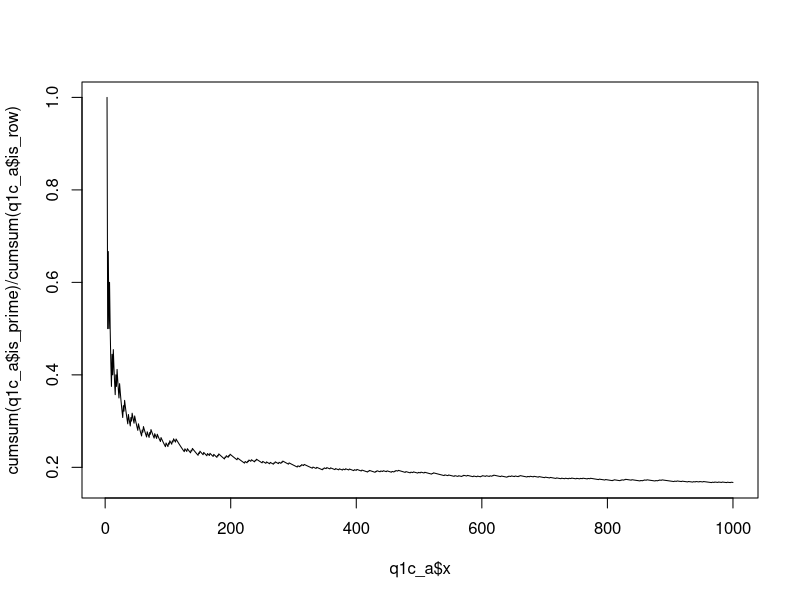
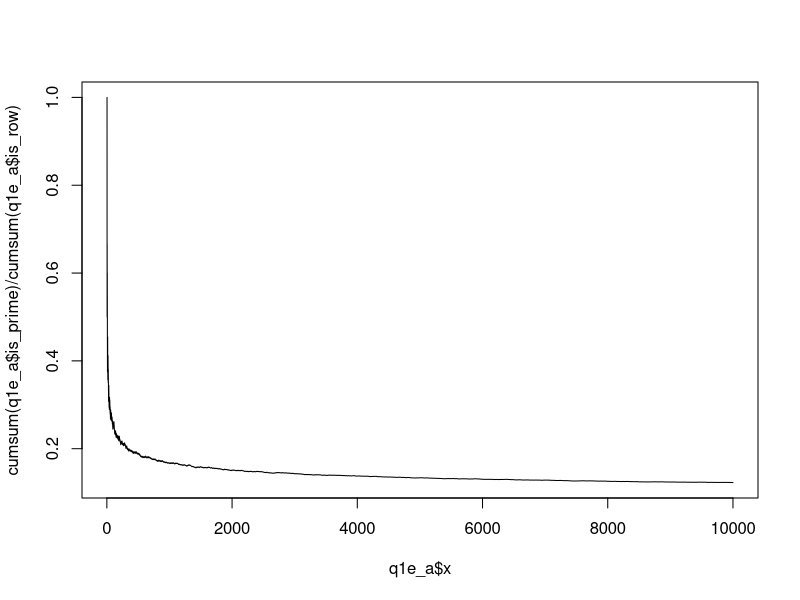
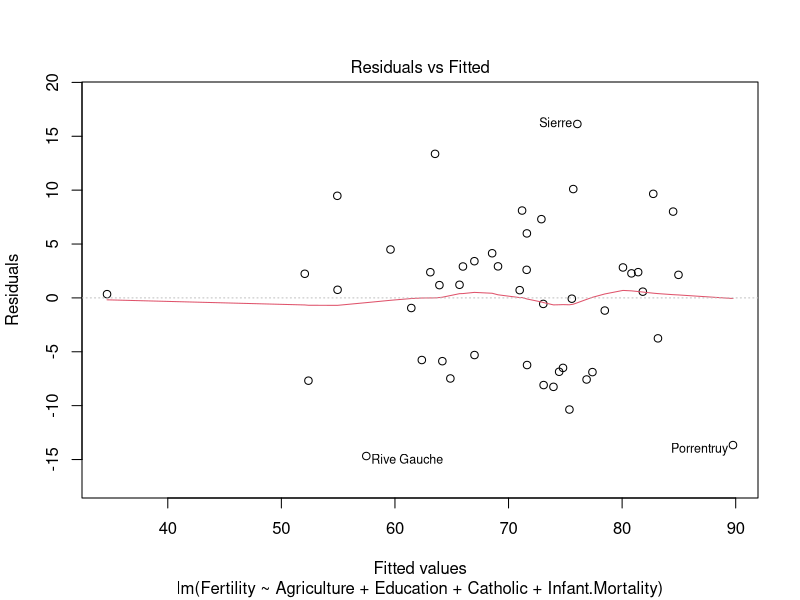
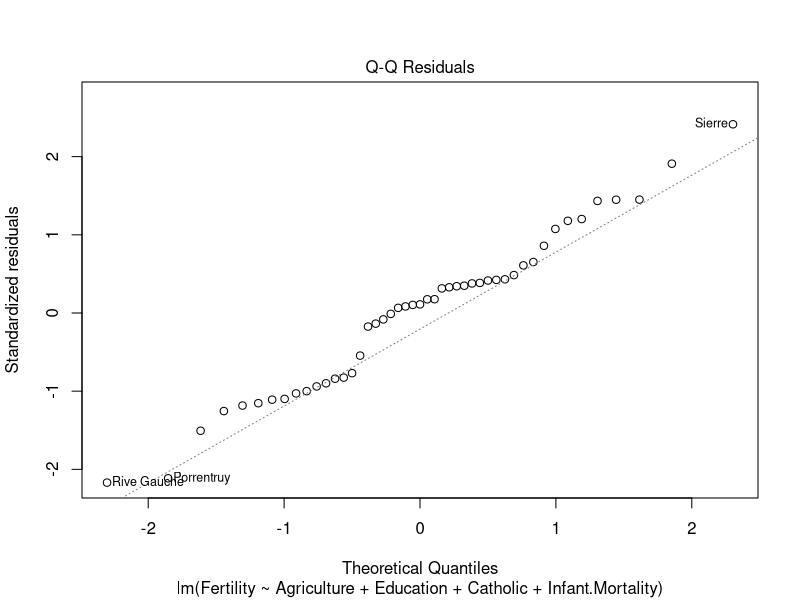
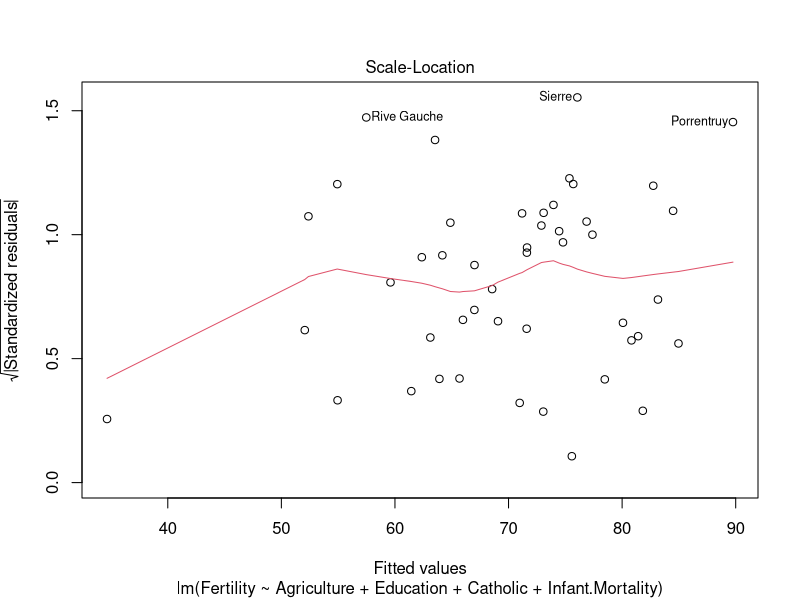
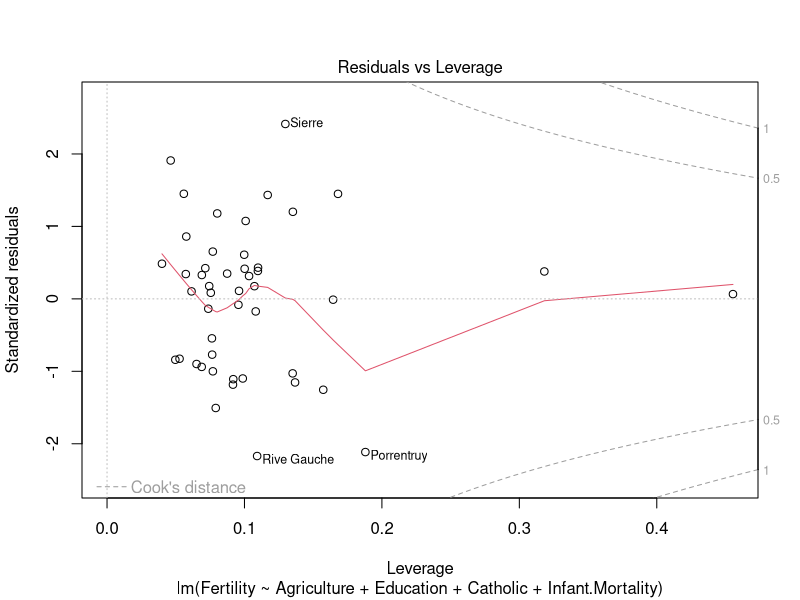
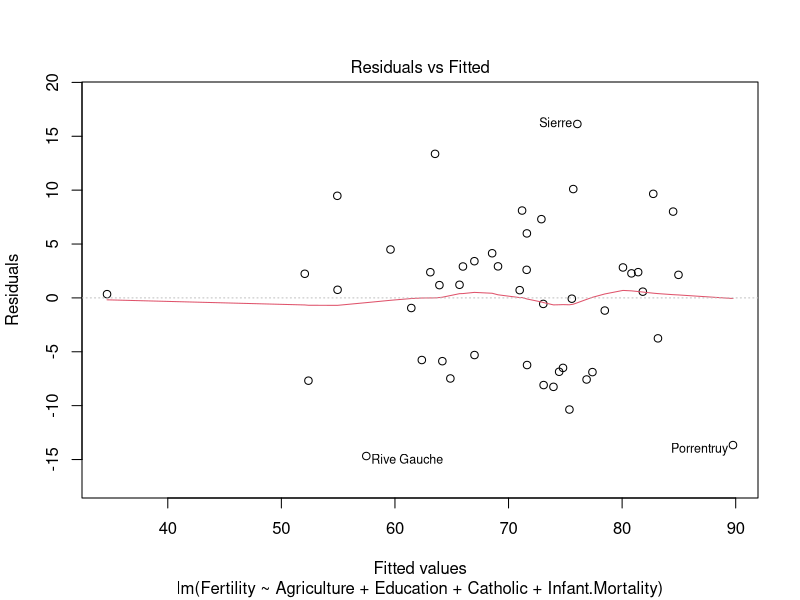
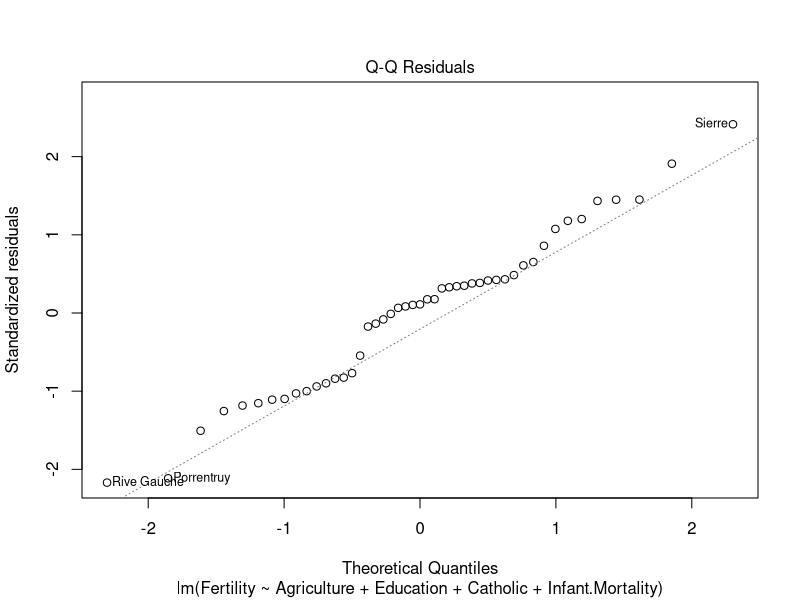

Write the R code that produced these figures, in order. (Note: this script raises an error after producing the figures.)
library (dplyr)

## 1

### a) 

is_prime = Vectorize(function(n) {
    sqrt_n = sqrt(n)
    if (any(n %% (1:floor(sqrt_n))[-1] == 0)) { return (FALSE) }
    return (TRUE)
}
)

### b)
is_prime(101)
is_prime(153)

### c)
q1c = 3:1000
q1c_a = as.data.frame(cbind(x = q1c, is_prime = is_prime(q1c), is_row = 1))

is_prime(523)
is_prime(731)

### d)
plot(q1c_a$x, cumsum(q1c_a$is_prime) / cumsum(q1c_a$is_row), type="l")

### e)
q1e = 3:10000
q1e_a = as.data.frame(cbind(x = q1e, is_prime = is_prime(q1e), is_row = 1))


plot(q1e_a$x, cumsum(q1e_a$is_prime) / cumsum(q1e_a$is_row), type = "l")


## 2
data(swiss)
### a
q2_m = lm(Fertility ~ Agriculture + Examination + Education + Catholic + Infant.Mortality, data = swiss)

summary(q2_m)

q2_m = lm(Fertility ~ Agriculture + Education + Catholic + Infant.Mortality, data = swiss)

summary(q2_m)

### b)
plot(q2_m)

### c)
q2_m2 = step(q2_m)

### d)
plot(q2_m2)

## 3
motorins$Make = factor(motorins$Make)

### a)
q3_m = glm(Claims ~ Make + Insured, family = poisson(link = "log"), data = motorins)

### b)
q3_m2 = glm(Claims ~ Make * Insured, family = poisson(link = "log"), data = motorins)

### c)
anova(q3_m, q3_m2, test = "Chisq")


### d)
x_star = motorins[motorins$Make == 8,]
avg_8 = mean(motorins$Insured)
predict1 = predict(q3_m, newdata = list(Make = factor("8", levels = levels(motorins$Make)), Insured = avg_8), type = "response")
predict2 = predict(q3_m2, newdata = list(Make = factor("8", levels = levels(motorins$Make)), Insured = avg_8), type = "response")
